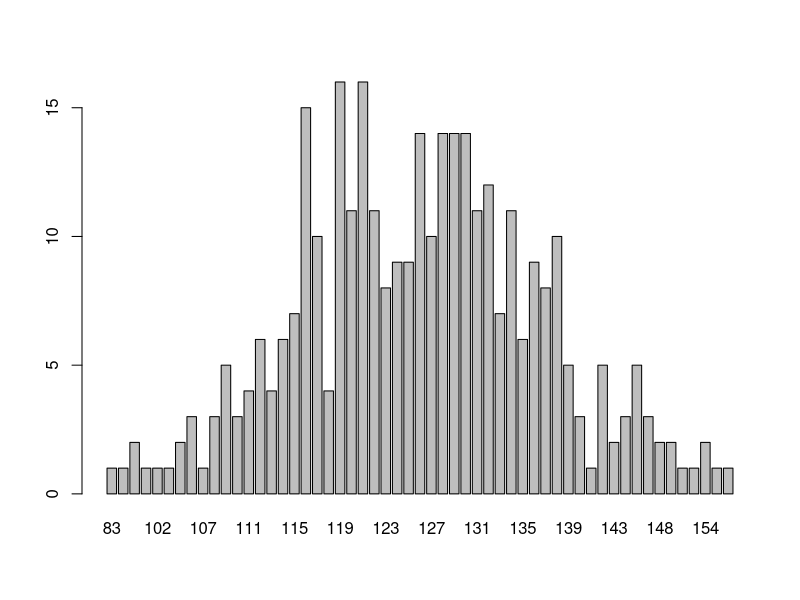
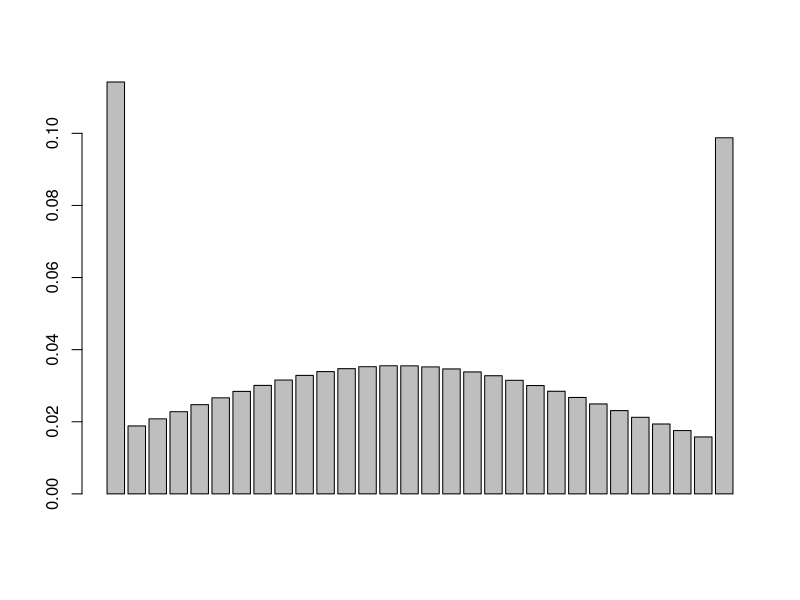
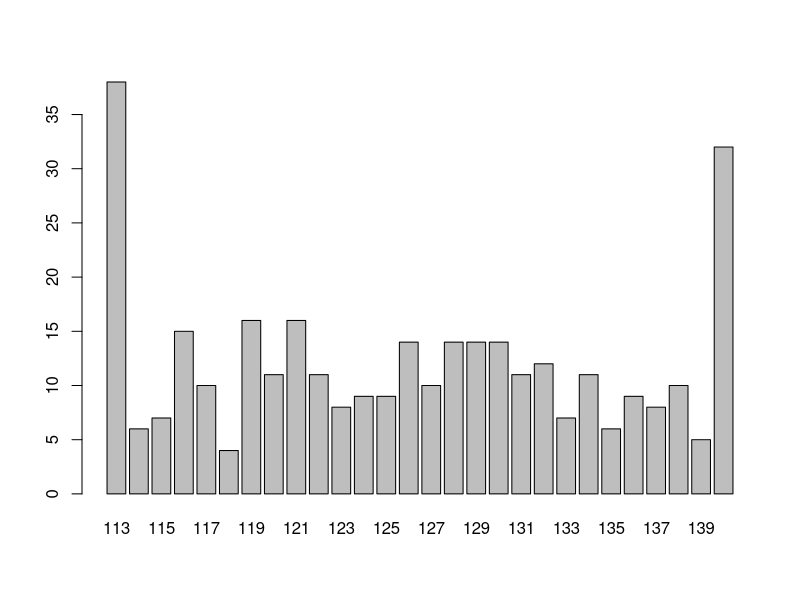

Recreate these plots in R, in order. (Note: this script raises an error after producing the figures.)
# Data Wrangling Problem 5
#
# Collect on your own (do NOT take data from the Internet), some data for which it is a reasonable hypothesis that the
# number of counts in variousbins ought to obey a Poisson distribution.  Examples:  emails per hour orper day, number of
# students arriving for lunch at Annenberg per minute.Save the resut in a .csv file(which might have just one column.)
# Display a histogram of your data side-by-side with a Poisson distribution that has the same mean.  and use a chi-square
# test to assess the match.  The prototypeis the analysis of Phillies’ home runs in script 3
#
# For this task, I took the most annoying book in the world, "How to Win Friends and Influence People" and counted the
# frequency of the letter 'e' (either lower case or upper case) per 1000 alphabetic characters (i.e. I would not include
# spaces, new lines, special characters, numbers, etc.).
#
# Oh no, I wouldn't count this by hand. I have the python code in the `helpers` directory if you'd like to take a look at
# my logic.

# setwd("Homeworks/DataWrangling")
rm(list = ls())

eFrequencies <- read.csv("lib/numberOfE.csv"); head(eFrequencies)
#       Range Frequency
# 1     0-999       129
# 2 1000-1999       112
# 3 2000-2999       109
# 4 3000-3999       148
# 5 4000-4999       132
# 6 5000-5999       123

frequency <- eFrequencies$Frequency;

barplot(table(frequency))

# if this is a poisson distribution, find the mean
lambda <- mean(frequency); lambda # 125.9347

observed <- table(frequency)
# seeing many tiny counts. going to try to clump them into buckets of:
# x <= 113, 116, 117, ..., 140 <= x

observed[15] <- sum(observed[0:15])
observed <- observed[-(0:14)]
observed[28] <- sum(observed[28:length(observed)])
observed <- observed[-(29: length(observed))]; observed
# 113 114 115 116 117 118 119 120 121 122 123 124 125 126 127 128 129 130 131 132 133 134 135 136 137 138 139 140
#  38   6   7  15  10   4  16  11  16  11   8   9   9  14  10  14  14  14  11  12   7  11   6  9   8  10   5  32
#
# Looking good!

# c(dpois(0:13, lambda), ppois(13, lambda, lower.tail = FALSE))

N <- nrow(eFrequencies)
expected <- c(sum(dpois(0:112, lambda)), dpois(113:140, lambda), ppois(140, lambda, lower.tail = FALSE))
sum(expected) # must sum up to 1

barplot(expected)
barplot(observed)

ChiSq <-function(Obs,Exp){
  sum((Obs-Exp)^2/Exp)
}

chisq <- sum((observed-expected)^2/expected); chisq
pValue <- pchisq(chisq, df = 14, lower.tail = FALSE); pValue
chisq.test(observed)